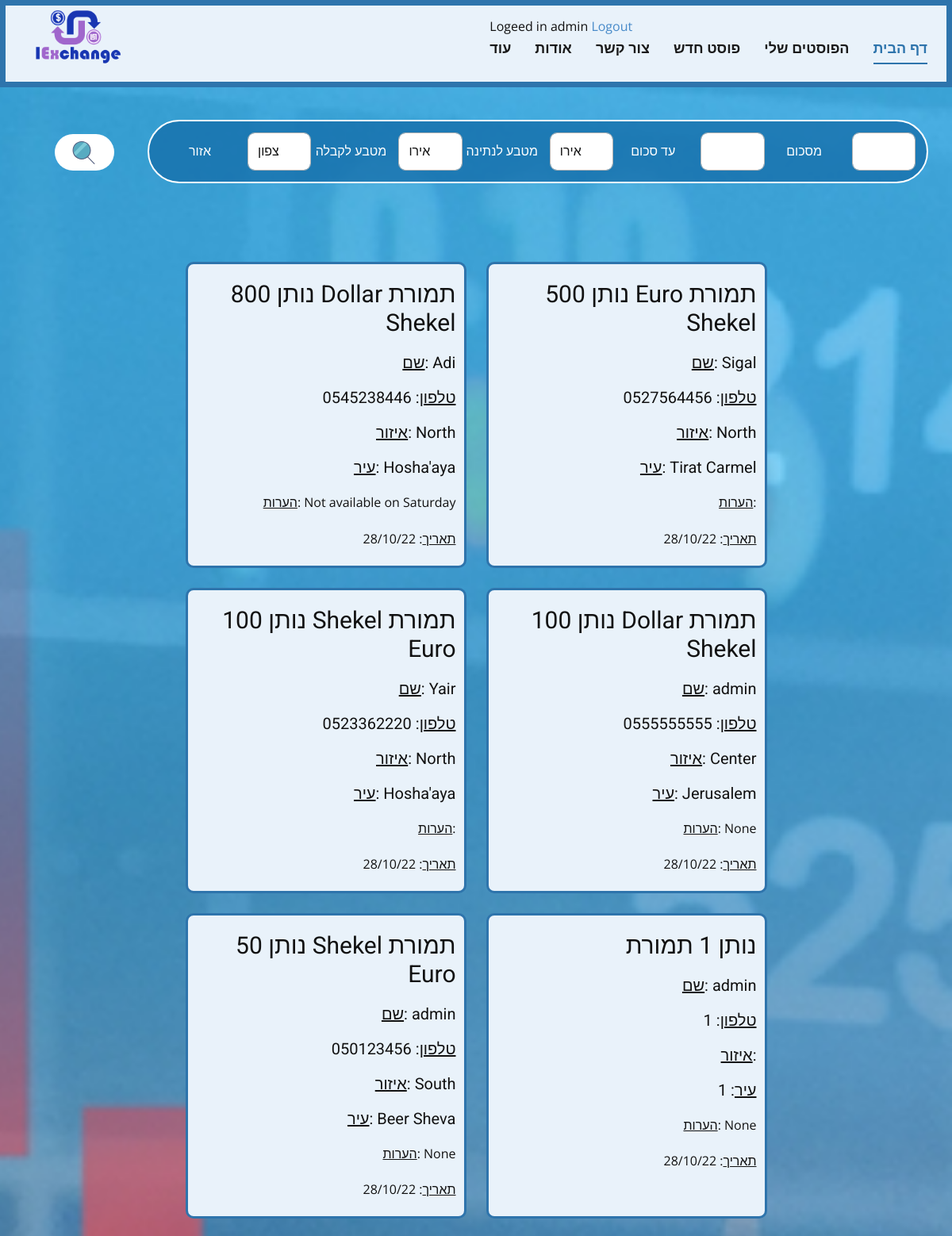
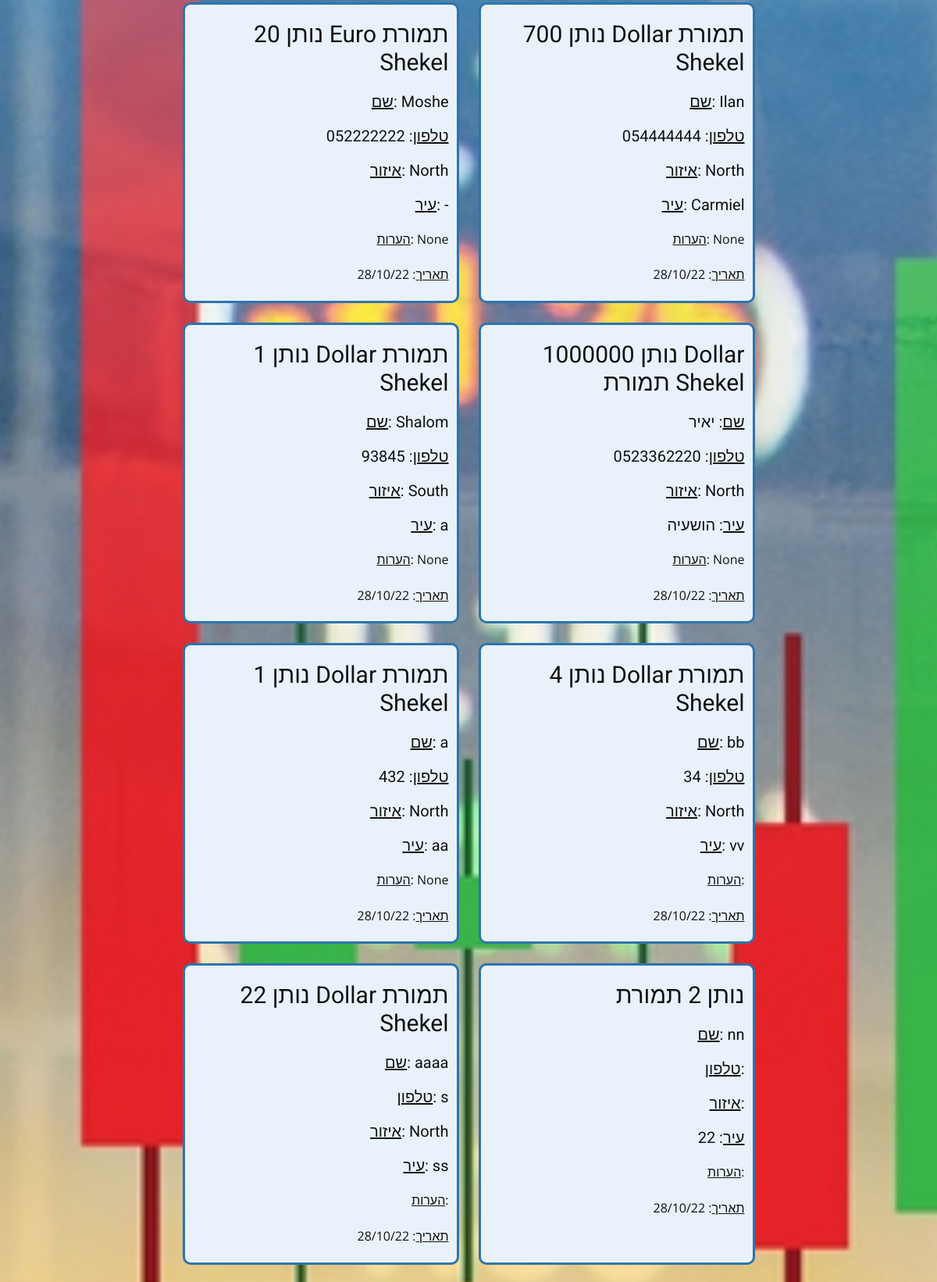
The app's page / (signed in, upper part) with its own data (2 pictures, top to bottom).
### main/models.py (models this page shows, shortened)
class Post(models.Model):
    user = models.CharField(max_length=40, default='admin')
    name = models.TextField(max_length=20)
    phone_number = models.TextField(default=None, blank=True, null=True, max_length=10)
    cur_to_get = models.CharField(blank=True, max_length=100)
    cur_to_give = models.CharField(blank=True, max_length=100)
    amount = models.IntegerField()
    area =  models.CharField(blank=True, max_length=100)
    city = models.TextField(max_length=40)
    comment = models.TextField(default=None, blank=True, null=True, max_length=200)

### main/views.py (the view)
# urls.py: 2. Add a URL to urlpatterns:  path('', views.home, name='home')
def home(request):
    posts = Post.objects.all()
    context = {'posts': posts}
    return render(request, 'main/home.html', context)

### main/templates/main/home.html (shortened to what this page needs)
<!DOCTYPE html>
{% load static %}
<html style="font-size: 16px;" lang="en"><head>
    <link rel="stylesheet" href="{% static '/main/css/nicepage.css' %}" media="screen">
<link rel="stylesheet" href="{% static '/main/css/Home.css' %}" media="screen">
  </head>
  <body class="u-body u-xl-mode" data-lang="en"><header class="u-border-7 u-border-custom-color-4 u-clearfix u-header u-palette-1-light-3 u-sticky u-sticky-9553 u-header" id="sec-bf95"><div class="u-clearfix u-sheet u-sheet-1">
        <a href="https://nicepage.com" class="u-image u-logo u-image-1" data-image-width="800" data-image-height="468">
          <img src="{% static 'main/images/myLogo.png' %}" class="u-logo-image u-logo-image-1">
        </a>
        <nav class="u-menu u-menu-dropdown u-offcanvas u-menu-1" data-responsive-from="MD">
          {% if user.is_authenticated %}
          Logeed in {{ user.username }} <a href={% url 'logout' %}>Logout</a>
        {% else %}
          Logged Out <a href={% url 'login' %}>Login</a> or <a href={% url 'signup' %}>SignUp</a>
        {% endif %}
          <div class="u-custom-menu u-nav-container">
            <ul class="u-nav u-spacing-30 u-unstyled u-nav-1"><li class="u-nav-item"><a class="u-border-2 u-border-active-custom-color-4 u-border-hover-custom-color-4 u-border-no-left u-border-no-right u-border-no-top u-button-style u-nav-link u-text-active-custom-color-4 u-text-grey-90 u-text-hover-grey-90" style="padding: 10px 0px;">עוד</a>
</li><li class="u-nav-item"><a class="u-border-2 u-border-active-custom-color-4 u-border-hover-custom-color-4 u-border-no-left u-border-no-right u-border-no-top u-button-style u-nav-link u-text-active-custom-color-4 u-text-grey-90 u-text-hover-grey-90" href={% url 'about' %} style="padding: 10px 0px;">אודות</a>
</li><li class="u-nav-item"><a class="u-border-2 u-border-active-custom-color-4 u-border-hover-custom-color-4 u-border-no-left u-border-no-right u-border-no-top u-button-style u-nav-link u-text-active-custom-color-4 u-text-grey-90 u-text-hover-grey-90" href="Contact.html" style="padding: 10px 0px;">צור קשר</a>
</li><li class="u-nav-item"><a class="u-border-2 u-border-active-custom-color-4 u-border-hover-custom-color-4 u-border-no-left u-border-no-right u-border-no-top u-button-style u-nav-link u-text-active-custom-color-4 u-text-grey-90 u-text-hover-grey-90" href={% url 'create_post' %} style="padding: 10px 0px;">פוסט חדש</a>
</li><li class="u-nav-item"><a class="u-border-2 u-border-active-custom-color-4 u-border-hover-custom-color-4 u-border-no-left u-border-no-right u-border-no-top u-button-style u-nav-link u-text-active-custom-color-4 u-text-grey-90 u-text-hover-grey-90" href="PersonalPost.html" style="padding: 10px 0px;">הפוסטים שלי</a>
</li><li class="u-nav-item"><a class="u-border-2 u-border-active-custom-color-4 u-border-hover-custom-color-4 u-border-no-left u-border-no-right u-border-no-top u-button-style u-nav-link u-text-active-custom-color-4 u-text-grey-90 u-text-hover-grey-90" href={% url 'home' %} style="padding: 10px 0px;">דף הבית</a>
</li></ul>
          </div>
        </nav>
      </div></header>
    <section class="u-align-center u-clearfix u-image u-section-1" id="sec-83ab" data-image-width="3936" data-image-height="2624">
      <div class="u-clearfix u-sheet u-sheet-1">
        <div class="u-align-center u-border-2 u-border-white u-custom-color-3 u-form u-radius-50 u-form-1">
          <form action="//publish.nicepage.com/Form/Process" method="POST" class="u-clearfix u-form-horizontal u-form-spacing-0 u-inner-form" source="email" name="form-1" style="padding: 14px;">
            <div class="u-form-group u-form-select u-label-left u-form-group-1">
              <label for="select-700a" class="u-label">אזור</label>
              <div class="u-form-select-wrapper">
                <select id="select-700a" name="area" class="u-border-1 u-border-grey-30 u-input u-input-rectangle u-radius-9 u-white u-input-1">
                  <option value="צפון">צפון</option>
                </select>
              </div>
            </div>
            <div class="u-form-group u-form-partition-factor-2 u-form-select u-label-left u-form-group-2">
              <label for="select-0447" class="u-label">מטבע לקבלה</label>
              <div class="u-form-select-wrapper">
                <select id="select-0447" name="currencyGet" class="u-border-1 u-border-grey-30 u-input u-input-rectangle u-radius-9 u-white u-input-2">
                  <option value="אירו">אירו</option>
                </select>
              </div>
            </div>
            <div class="u-form-group u-form-partition-factor-2 u-form-select u-label-left u-form-group-3">
              <label for="select-3412" class="u-label">מטבע לנתינה</label>
              <div class="u-form-select-wrapper">
                <select id="select-3412" name="currencyGive" class="u-border-1 u-border-grey-30 u-input u-input-rectangle u-radius-9 u-white u-input-3">
                  <option value="אירו">אירו</option>
                </select>
              </div>
            </div>
            <div class="u-form-group u-form-partition-factor-2 u-label-left u-form-group-4">
              <label for="text-abd6" class="u-label">עד סכום</label>
              <input type="text" id="text-abd6" name="toAmount" class="u-border-1 u-border-grey-30 u-input u-input-rectangle u-radius-9 u-white u-input-4">
            </div>
            <div class="u-form-group u-form-partition-factor-2 u-label-left u-form-group-5">
              <label for="text-5a66" class="u-label">מסכום</label>
              <input type="text" id="text-5a66" name="fromAmount" class="u-border-1 u-border-grey-30 u-input u-input-rectangle u-radius-9 u-white u-input-5">
            </div>
          </form>
        </div>
        <a href="https://nicepage.com/css-templates" class="u-align-left u-border-none u-btn u-btn-round u-button-style u-hover-feature u-hover-white u-radius-49 u-white u-btn-1"><span class="u-icon u-icon-1"><img></span>&nbsp;
        </a>
        <div class="u-align-center u-list u-list-1">
			<div class="u-repeater u-repeater-1">
            {% for post in posts.all %}
            <div class="u-align-center u-border-3 u-border-custom-color-4 u-container-style u-hover-feature u-list-item u-palette-1-light-3 u-radius-10 u-repeater-item u-shape-round u-list-item-1" style="text-align: right;">
              <div class="u-container-layout u-similar-container u-container-layout-1">
                <h3> נותן {{ post.amount }} {{ post.cur_to_give }} תמורת {{ post.cur_to_get }} </h3>
                <h5><ins>שם</ins>: {{ post.name }} </h5>
                <h5><ins>טלפון</ins>: {{ post.phone_number }}</h5>
                <h5><ins>איזור</ins>: {{ post.area }}</h5>
                <h5><ins>עיר</ins>: {{ post.city }}</h5>
                <p><ins>הערות</ins>: {{ post.comment }}</p>
                <p><ins>תאריך</ins>: 28/10/22</p>
             </div>
           </div>
            {% endfor %}
	      </div>
		</div>
	</div>
    </section>
</body></html>

### main/static/main/css/Home.css (style rules this page uses)
.u-section-1 { background-image: url("images/background.jpg"); background-position: 50% 50%; }
.u-section-1 .u-sheet-1 { min-height: 834px; }
.u-section-1 .u-form-1 { height: 79px; background-image: none; margin: 41px 0 0 156px; }
.u-section-1 .u-form-group-1 { margin-left: 0; }
.u-section-1 .u-input-1 { font-weight: 400; }
.u-section-1 .u-form-group-2 { margin-left: 0; }
.u-section-1 .u-input-2 { font-weight: 400; }
.u-section-1 .u-form-group-3 { margin-left: 0; }
.u-section-1 .u-input-3 { font-weight: 400; }
.u-section-1 .u-form-group-4 { margin-left: 0; }
.u-section-1 .u-input-4 { font-weight: 400; }
.u-section-1 .u-form-group-5 { margin-left: 0; }
.u-section-1 .u-input-5 { font-weight: 400; }
.u-section-1 .u-btn-1 { box-shadow: 2px 0 0 0 rgba(0,0,0,0); transition-duration: 0.5s; margin: -62px auto 0 39px; padding: 0 20px 0 19px; }
.u-section-1 .u-icon-1 { font-size: 1.8126em; margin-left: 3px; vertical-align: 0px; }
.u-section-1 .u-list-1 { width: 733px; margin: 115px auto 60px; }
.u-section-1 .u-repeater-1 { min-height: 552px; grid-template-columns: calc(50% - 12.5px) calc(50% - 12.5px); grid-gap: 25px 25px; grid-auto-columns: calc(50% - 12.5px); }
.u-section-1 .u-list-item-1 { transition-duration: 0.5s; transform: translateX(0px) translateY(0px) scale(1) rotate(0deg); }
.u-section-1 .u-container-layout-1 { padding: 0 10px; }
.u-section-1 .u-list-item-1, .u-section-1 .u-list-item-1:before, .u-section-1 .u-list-item-1 > .u-container-layout:before { transition-property: fill, color, background-color, stroke-width, border-style, border-width, border-top-width, border-left-width, border-right-width, border-bottom-width, custom-border, borders, box-shadow, text-shadow, opacity, border-radius, stroke, border-color, font-size, font-style, font-weight, text-decoration, letter-spacing, transform, background-image, background-size, background-position; }
.u-section-1 .u-btn-1, .u-section-1 .u-btn-1:before, .u-section-1 .u-btn-1 > .u-container-layout:before { transition-property: fill, color, background-color, stroke-width, border-style, border-width, border-top-width, border-left-width, border-right-width, border-bottom-width, custom-border, borders, box-shadow, text-shadow, opacity, border-radius, stroke, border-color, font-size, font-style, font-weight, text-decoration, letter-spacing, transform, background-image, background-size, background-position; }

### records on screen
Post: amount "800", cur_to_give "Dollar", cur_to_get "Shekel", name "Adi", phone_number "0545238446", area "North", city "Hosha'aya", comment "Not available on Saturday"
Post: amount "500", cur_to_give "Euro", cur_to_get "Shekel", name "Sigal", phone_number "0527564456", area "North", city "Tirat Carmel"
Post: amount "100", cur_to_give "Shekel", cur_to_get "Euro", name "Yair", phone_number "0523362220", area "North", city "Hosha'aya"
Post: amount "100", cur_to_give "Dollar", cur_to_get "Shekel", name "admin", phone_number "0555555555", area "Center", city "Jerusalem", comment "None"
Post: amount "50", cur_to_give "Shekel", cur_to_get "Euro", name "admin", phone_number "050123456", area "South", city "Beer Sheva", comment "None"
Post: name "admin", phone_number "1", city "1", comment "None"
Post: amount "20", cur_to_give "Euro", cur_to_get "Shekel", name "Moshe", phone_number "052222222", area "North", city "-", comment "None"
Post: amount "700", cur_to_give "Dollar", cur_to_get "Shekel", name "Ilan", phone_number "054444444", area "North", city "Carmiel", comment "None"
Post: amount "1", cur_to_give "Dollar", cur_to_get "Shekel", name "Shalom", phone_number "93845", area "South", city "a", comment "None"
Post: amount "1000000", cur_to_give "Dollar", cur_to_get "Shekel", name "יאיר", phone_number "0523362220", area "North", city "הושעיה", comment "None"
Post: amount "1", cur_to_give "Dollar", cur_to_get "Shekel", name "a", phone_number "432", area "North", city "aa", comment "None"
Post: amount "4", cur_to_give "Dollar", cur_to_get "Shekel", name "bb", phone_number "34", area "North", city "vv"
Post: amount "22", cur_to_give "Dollar", cur_to_get "Shekel", name "aaaa", phone_number "s", area "North", city "ss"
Post: name "nn", city "22"

### other values on screen
{{ user.username }} "admin"
